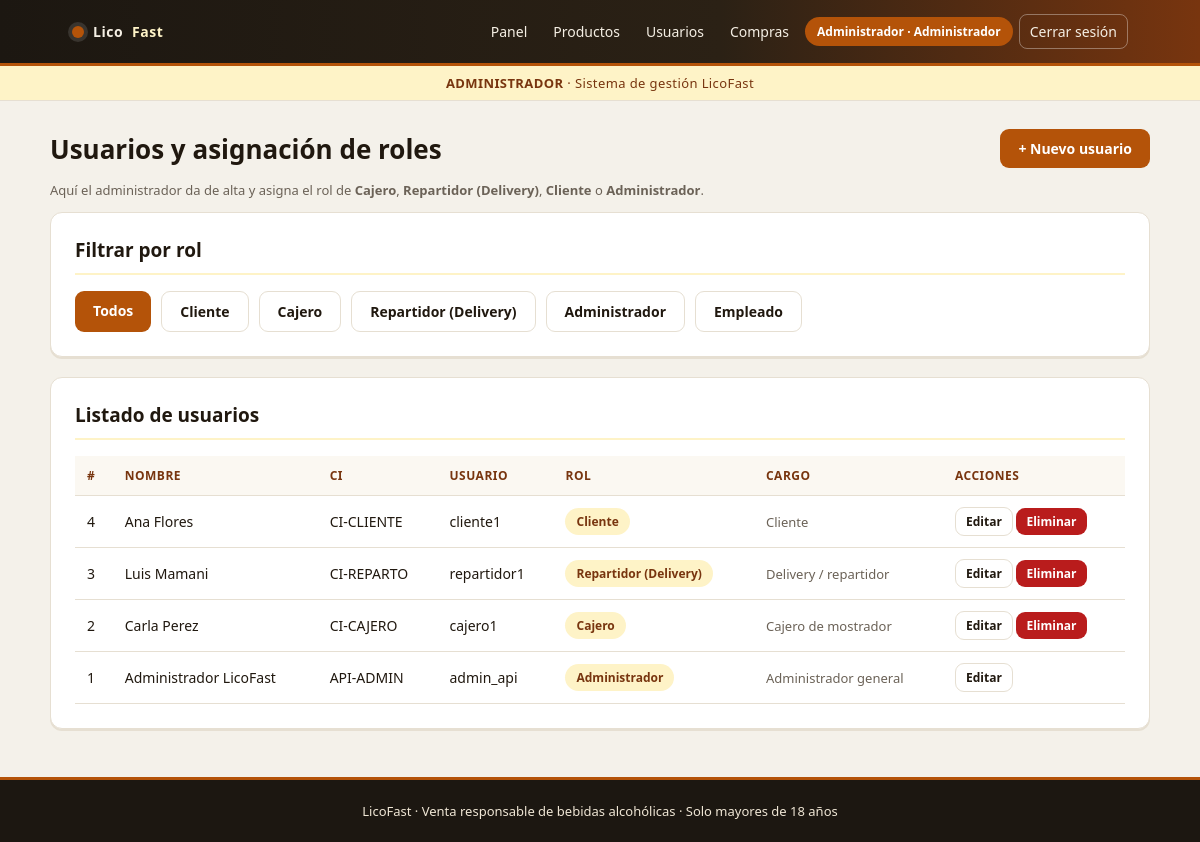
The app's page /admin/usuarios.php (signed in) with its own data.
### tables this page shows
CREATE TABLE IF NOT EXISTS usuarios (
 id INT AUTO_INCREMENT PRIMARY KEY,
 nombre VARCHAR(80) NOT NULL,
 apellido VARCHAR(80) NOT NULL,
 ci VARCHAR(30) NOT NULL UNIQUE,
 fecha_nacimiento DATE NULL,
 edad INT NOT NULL DEFAULT 18,
 usuario VARCHAR(50) NOT NULL UNIQUE,
 password VARCHAR(255) NOT NULL,
 rol ENUM('cliente','administrador','cajero','repartidor','empleado') NOT NULL DEFAULT 'cliente',
 cargo VARCHAR(100) NULL,
 telefono VARCHAR(30) NULL,
 acepta_terminos TINYINT(1) NOT NULL DEFAULT 0,
 activo TINYINT(1) NOT NULL DEFAULT 1,
 created_at TIMESTAMP DEFAULT CURRENT_TIMESTAMP
);

### config/config.php (called while the page is built, shortened)
<?php
function e($v){return htmlspecialchars((string)$v,ENT_QUOTES,'UTF-8');}
function user(){return $_SESSION['user']??null;}
function rol_actual(){ $u=user(); return $u['rol'] ?? 'invitado'; }
function nombre_rol(string $rol): string {
    return [
        'administrador' => 'Administrador',
        'cajero'        => 'Cajero',
        'cliente'       => 'Cliente',
        'repartidor'    => 'Repartidor (Delivery)',
        'empleado'      => 'Empleado',
    ][$rol] ?? ucfirst($rol);
}
function menu_rol(): array {
    switch (rol_actual()) {
        case 'administrador':
            return [
                'Panel'     => BASE_URL.'admin/index.php',
                'Productos' => BASE_URL.'admin/productos.php',
                'Usuarios'  => BASE_URL.'admin/usuarios.php',
                'Compras'   => BASE_URL.'admin/compras.php',
            ];
    }
}

### admin/usuarios.php (the view, shortened to what this page needs)
<?php require '../config/config.php';
$filtro = $_GET['rol'] ?? '';
$roles = ['cliente','cajero','repartidor','administrador','empleado'];
if ($filtro && in_array($filtro,$roles,true)) {
    $st = $pdo->prepare("SELECT id,nombre,apellido,ci,usuario,rol,cargo,telefono,activo FROM usuarios WHERE rol=? ORDER BY id DESC");
    $st->execute([$filtro]);
    $users = $st->fetchAll();
} else {
    $users = $pdo->query("SELECT id,nombre,apellido,ci,usuario,rol,cargo,telefono,activo FROM usuarios ORDER BY id DESC")->fetchAll();
}
require '../includes/header.php';
?>
<div class="seccion-titulo">
    <h1>Usuarios y asignación de roles</h1>
    <a class="btn" href="usuario.php">+ Nuevo usuario</a>
</div>
<p class="small">Aquí el administrador da de alta y asigna el rol de <strong>Cajero</strong>, <strong>Repartidor (Delivery)</strong>, <strong>Cliente</strong> o <strong>Administrador</strong>.</p>
<div class="card">
    <h2>Filtrar por rol</h2>
    <div class="actions" style="margin-top:0">
        <a class="btn <?= $filtro?'secondary':'' ?>" href="usuarios.php">Todos</a>
        <?php foreach($roles as $r): ?>
            <a class="btn <?= $filtro===$r?'':'secondary' ?>" href="usuarios.php?rol=<?= e($r) ?>"><?= e(nombre_rol($r)) ?></a>
        <?php endforeach; ?>
    </div>
</div>
<div class="card">
    <h2>Listado de usuarios</h2>
    <div class="tabla-scroll">
    <table class="table">
        <tr><th>#</th><th>Nombre</th><th>CI</th><th>Usuario</th><th>Rol</th><th>Cargo</th><th>Acciones</th></tr>
        <?php foreach($users as $u): ?>
            <tr>
                <td><?= e($u['id']) ?></td>
                <td>
                    <?= e($u['nombre'].' '.$u['apellido']) ?>
                </td>
                <td><?= e($u['ci']) ?></td>
                <td><?= e($u['usuario']) ?></td>
                <td><span class="badge rol"><?= e(nombre_rol($u['rol'])) ?></span></td>
                <td class="small"><?= e($u['cargo']) ?></td>
                <td>
                    <a class="btn mini secondary" href="usuario.php?id=<?= e($u['id']) ?>">Editar</a>
                    <?php if ((int)$u['id'] !== (int)($_SESSION['user']['id'] ?? 0)): ?>
                        <a class="btn mini danger" href="usuario.php?id=<?= e($u['id']) ?>&delete=1" onclick="return confirm('¿Eliminar o desactivar este usuario?')">Eliminar</a>
                    <?php endif; ?>
                </td>
            </tr>
        <?php endforeach; ?>
    </table>
    </div>
</div>
<?php require '../includes/footer.php'; ?>

### includes/header.php (shortened to what this page needs)
<?php require_once __DIR__.'/../config/config.php'; ?>
<!doctype html>
<html lang="es">
    <head>
        <link rel="stylesheet" href="<?= e(BASE_URL . 'assets/css/style.css') ?>">
    </head>
    <body class="rol-<?= e(rol_actual()) ?>">
        <header class="top">
            <a class="brand" href="<?= e(BASE_URL . (user() ? 'dashboard.php' : 'index.php')) ?>">
                <span class="brand-dot"></span>Lico<span>Fast</span>
            </a>
            <nav>
                <?php if(user()): ?>
                    <?php foreach (menu_rol() as $texto => $url): ?>
                        <a href="<?= e($url) ?>"><?= e($texto) ?></a>
                    <?php endforeach; ?>
                    <span class="chip-rol"><?=e(user()['nombre'])?> · <?=e(nombre_rol(rol_actual()))?></span>
                    <a class="salir" href="<?= e(BASE_URL . 'logout.php') ?>">Cerrar sesión</a>
                <?php else: ?>
                    <a href="<?= e(BASE_URL . 'login.php') ?>">Iniciar sesión</a>
                    <a href="<?= e(BASE_URL . 'registro.php') ?>">Crear cuenta</a>
                <?php endif;?>
            </nav>
        </header>
        <?php if (user()): ?>
            <div class="franja-rol"><span><?= e(nombre_rol(rol_actual())) ?></span> · Sistema de gestión LicoFast</div>
        <?php endif; ?>
        <main class="container">

### assets/css/style.css (style rules this page uses)
:root { --acento:#d97706; --acento-suave:#fef3c7; --acento-oscuro:#92400e; --fondo:#f4f1ea; --panel:#ffffff; --tinta:#20180f; --tinta-suave:#6b6257; --borde:#e6dfd2; --radio:12px; }
body.rol-administrador { --acento:#b45309; --acento-suave:#fef3c7; --acento-oscuro:#78350f; }
* { box-sizing:border-box; }
body { margin:0; font-family:"Segoe UI",Roboto,Helvetica,Arial,sans-serif; background:var(--fondo); color:var(--tinta); min-height:100vh; display:flex; flex-direction:column; }
.top { background:linear-gradient(90deg,#1c1711 0%,#2b2115 60%,var(--acento-oscuro) 100%); color:#fff; padding:14px 6%; display:flex; justify-content:space-between; align-items:center; gap:14px; border-bottom:3px solid var(--acento); }
.top a { color:#f5efe4; text-decoration:none; font-size:14px; padding:7px 10px; border-radius:8px; transition:.2s; }
.top a.salir { border:1px solid rgba(255,255,255,.35); }
.top nav { display:flex; align-items:center; gap:6px; flex-wrap:wrap; }
.brand { font-size:22px; font-weight:800; letter-spacing:.5px; display:flex; align-items:center; gap:9px; padding-left:0 !important; }
.brand span { color:var(--acento-suave); }
.brand-dot { width:12px; height:12px; border-radius:50%; background:var(--acento); box-shadow:0 0 0 4px rgba(255,255,255,.12); }
.chip-rol { background:var(--acento); color:#fff; font-size:12px; font-weight:700; padding:6px 12px; border-radius:999px; white-space:nowrap; }
.franja-rol { background:var(--acento-suave); color:var(--acento-oscuro); text-align:center; font-size:13px; padding:8px 16px; letter-spacing:.4px; border-bottom:1px solid var(--borde); }
.franja-rol span { font-weight:800; text-transform:uppercase; }
.container { max-width:1140px; margin:28px auto; padding:0 20px; flex:1; width:100%; }
.hero,.card,.formbox,.tablebox { background:var(--panel); padding:24px; border:1px solid var(--borde); border-radius:var(--radio); box-shadow:0 2px 0 var(--borde); margin-bottom:20px; }
.card h2,.formbox h2,.hero h1 { margin-top:0; }
.card h2 { font-size:19px; padding-bottom:10px; margin-bottom:16px; border-bottom:2px solid var(--acento-suave); }
.seccion-titulo { display:flex; justify-content:space-between; align-items:center; gap:12px; flex-wrap:wrap; margin-bottom:6px; }
.seccion-titulo h1 { margin:0; font-size:26px; }
.btn { display:inline-block; background:var(--acento); color:#fff; border:0; padding:10px 18px; border-radius:9px; text-decoration:none; cursor:pointer; font-weight:700; font-size:14px; transition:.18s; font-family:inherit; }
.btn.secondary { background:#fff; color:var(--tinta); border:1px solid var(--borde); }
.btn.danger { background:#b91c1c; }
.btn.mini { padding:5px 10px; font-size:12px; }
.actions { display:flex; gap:10px; flex-wrap:wrap; margin-top:18px; }
.small { font-size:13px; color:var(--tinta-suave); }
.table { width:100%; border-collapse:collapse; font-size:14px; }
.table th,.table td { padding:11px 12px; border-bottom:1px solid var(--borde); text-align:left; vertical-align:middle; }
.table th { background:#fbf8f2; font-weight:800; color:var(--acento-oscuro); text-transform:uppercase; font-size:12px; letter-spacing:.5px; }
.tabla-scroll { overflow-x:auto; }
.badge { display:inline-block; padding:5px 11px; border-radius:999px; background:#eee7d9; font-size:12px; font-weight:700; }
.badge.rol { background:var(--acento-suave); color:var(--acento-oscuro); }

### records on screen
usuarios: nombre "Administrador", rol "Administrador", rol "ADMINISTRADOR", id "1", nombre+apellido "Administrador LicoFast", ci "API-ADMIN", usuario "admin_api", cargo "Administrador general"
usuarios: id "4", nombre+apellido "Ana Flores", ci "CI-CLIENTE", usuario "cliente1", rol "Cliente", cargo "Cliente"
usuarios: id "3", nombre+apellido "Luis Mamani", ci "CI-REPARTO", usuario "repartidor1", rol "Repartidor (Delivery)", cargo "Delivery / repartidor"
usuarios: id "2", nombre+apellido "Carla Perez", ci "CI-CAJERO", usuario "cajero1", rol "Cajero", cargo "Cajero de mostrador"

### other values on screen
$texto "Panel"
$texto "Productos"
$texto "Usuarios"
$texto "Compras"
nombre_rol($r) "Cliente"
nombre_rol($r) "Cajero"
nombre_rol($r) "Repartidor (Delivery)"
nombre_rol($r) "Administrador"
nombre_rol($r) "Empleado"
